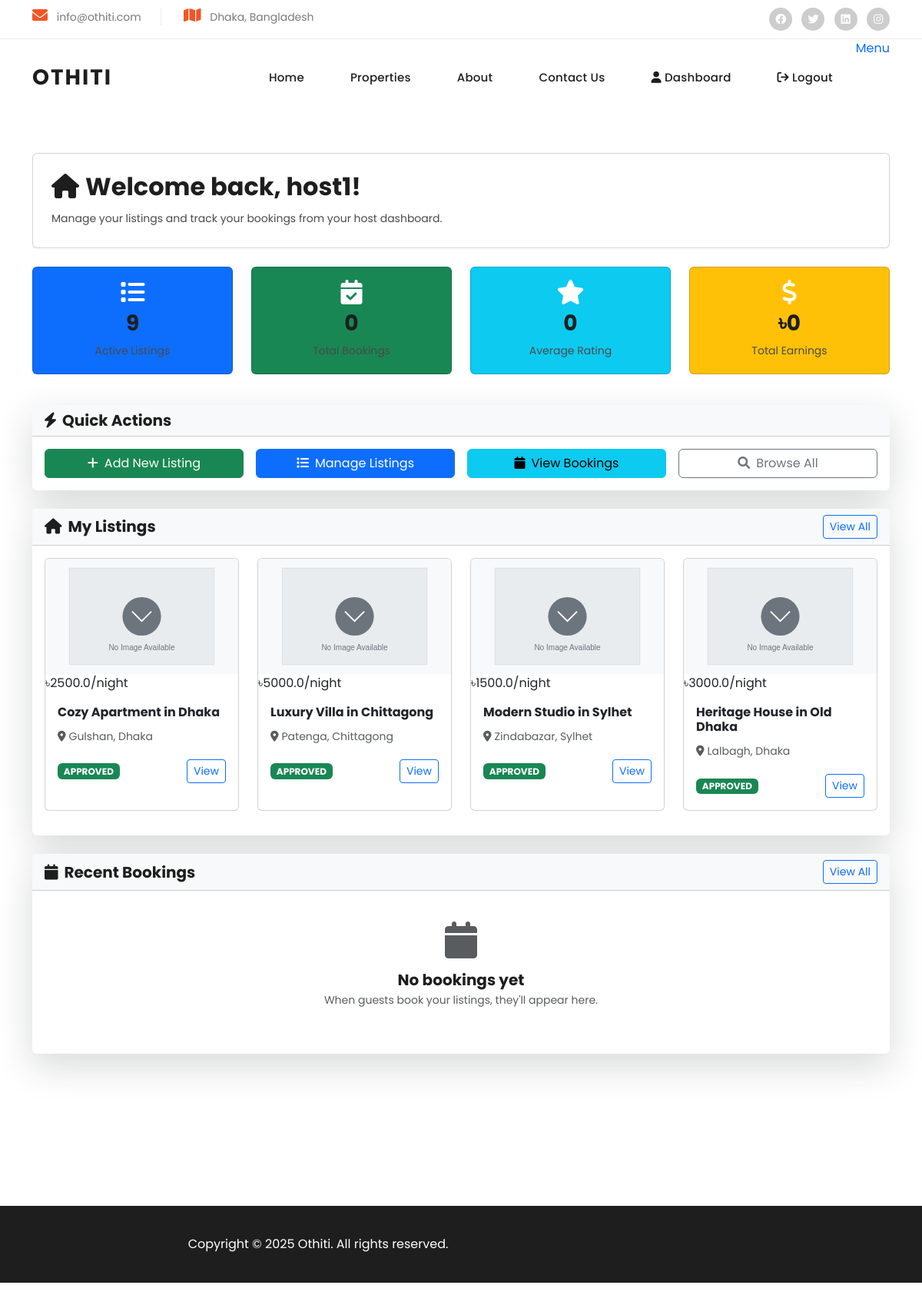
Page /host/dashboard (signed in) on the earlier database version.
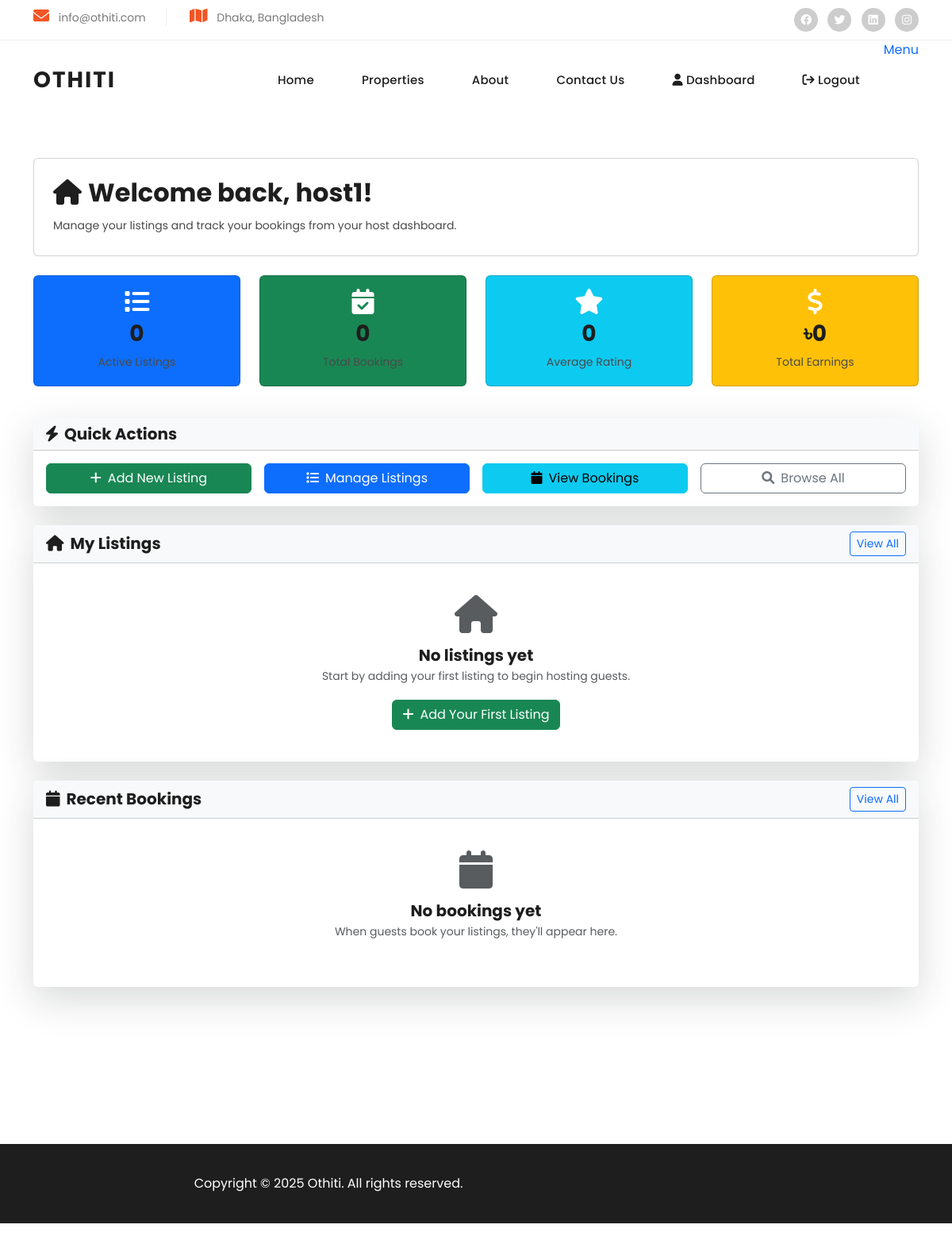
Same page on the later database version.
### app/models.py (models this page shows, shortened)
class Listing(db.Model):
    id = db.Column(db.Integer, primary_key=True)
    title = db.Column(db.String(120), nullable=False)
    location = db.Column(db.String(120), nullable=False)
    description = db.Column(db.Text, nullable=False)
    price_per_night = db.Column(db.Float, nullable=False)
    guest_capacity = db.Column(db.Integer)
    bedrooms = db.Column(db.Integer)
    bathrooms = db.Column(db.Integer)
    house_rules = db.Column(db.Text)
    image_filename = db.Column(db.String(255))  # Primary image
    status = db.Column(db.Enum(ListingStatus), default=ListingStatus.DRAFT)
    created_at = db.Column(db.DateTime, default=datetime.utcnow)
    updated_at = db.Column(db.DateTime, onupdate=datetime.utcnow)
    user_id = db.Column(db.Integer, db.ForeignKey('user.id'), nullable=False)
    bookings = db.relationship('Booking', backref='listing', lazy=True)
    images = db.relationship('ListingImage', backref='listing', lazy=True)
    reviews = db.relationship('Review', backref='listing', lazy=True)

### app/routes/host_routes.py (the view)
@host_bp.route('/dashboard')
@login_required
def dashboard():
    if current_user.role != 'host':
        flash('Access denied. Host privileges required.', 'error')
        return redirect(url_for('public.index'))
    listings = Listing.query.filter_by(user_id=current_user.id).all()
    host_bookings = Booking.query.join(Listing).filter(Listing.user_id == current_user.id).all()
    total_bookings = len(host_bookings)
    reviews = Review.query.join(Listing).filter(Listing.user_id == current_user.id).all()
    if reviews:
        avg_rating = sum(review.rating for review in reviews) / len(reviews)
    else:
        avg_rating = 0
    total_earnings = sum(booking.total_price for booking in host_bookings if booking.status.value == 'CONFIRMED')
    recent_bookings = Booking.query.join(Listing).filter(Listing.user_id == current_user.id)\
        .order_by(Booking.created_at.desc()).limit(5).all()
    return render_template('host/host_dashboard.html',
                         listings=listings,
                         total_bookings=total_bookings,
                         avg_rating=round(avg_rating, 1),
                         total_earnings=total_earnings,
                         recent_bookings=recent_bookings)

### app/templates/host/host_dashboard.html (shortened to what the changed rows need)
{% extends "base.html" %}
{% block content %}
<div class="container py-5">
    <div class="row mb-4">
        <div class="col-12">
            <div class="card bg-gradient-primary text-white">
                <div class="card-body p-4">
                    <h2 class="mb-2">
                        <i class="fas fa-home me-2"></i>Welcome back, {{ current_user.username }}!
                    </h2>
                </div>
            </div>
        </div>
    </div>
    <div class="row mb-4">
        <div class="col-md-3 mb-3">
            <div class="card bg-primary text-white">
                <div class="card-body text-center">
                    <i class="fas fa-list fa-2x mb-2"></i>
                    <h3 class="mb-1">{{ listings|length }}</h3>
                    <p class="mb-0">Active Listings</p>
                </div>
            </div>
        </div>
    </div>
    <div class="row mb-4">
        <div class="col-12">
            <div class="card shadow-lg border-0">
                <div class="card-body">
                    {% if listings %}
                        <div class="row">
                            {% for listing in listings[:4] %}
                            <div class="col-md-6 col-lg-3 mb-3">
                                <div class="card h-100">
                                    <div class="listing-image">
                                        {% if listing.image_filename %}
                                            <img src="{{ url_for('static', filename='uploads/' + listing.image_filename) }}"
                                                 alt="{{ listing.title }}" class="card-img-top" style="height: 150px; object-fit: cover;">
                                        {% else %}
                                            <img src="{{ url_for('static', filename='images/default-listing.svg') }}"
                                                 alt="{{ listing.title }}" class="card-img-top" style="height: 150px; object-fit: cover;">
                                        {% endif %}
                                        <div class="listing-price">৳{{ listing.price_per_night }}/night</div>
                                    </div>
                                    <div class="card-body">
                                        <h6 class="card-title">{{ listing.title }}</h6>
                                        <p class="card-text text-muted small">
                                            <i class="fas fa-map-marker-alt me-1"></i>{{ listing.location }}
                                        </p>
                                        <div class="d-flex justify-content-between align-items-center">
                                            <span class="badge bg-{{ 'success' if listing.status.value == 'APPROVED' else 'warning' }}">
                                                {{ listing.status.value }}
                                            </span>
                                            <a href="{{ url_for('listings.listing_detail', id=listing.id) }}"
                                               class="btn btn-sm btn-outline-primary">View</a>
                                        </div>
                                    </div>
                                </div>
                            </div>
                            {% endfor %}
                        </div>
                    {% else %}
                        <div class="text-center py-4">
                            <i class="fas fa-home fa-3x text-muted mb-3"></i>
                            <h5>No listings yet</h5>
                            <p class="text-muted">Start by adding your first listing to begin hosting guests.</p>
                            <a href="{{ url_for('host.add_listing') }}" class="btn btn-success">
                                <i class="fas fa-plus me-2"></i>Add Your First Listing
                            </a>
                        </div>
                    {% endif %}
                </div>
            </div>
        </div>
    </div>
</div>
{% endblock %}

Differences in the rows shown:
removed Listing: price_per_night "2500.0", title "Cozy Apartment in Dhaka", location "Gulshan, Dhaka", status.value "APPROVED"
removed Listing: price_per_night "5000.0", title "Luxury Villa in Chittagong", location "Patenga, Chittagong", status.value "APPROVED"
removed Listing: price_per_night "1500.0", title "Modern Studio in Sylhet", location "Zindabazar, Sylhet", status.value "APPROVED"
removed Listing: price_per_night "3000.0", title "Heritage House in Old Dhaka", location "Lalbagh, Dhaka", status.value "APPROVED"
Other differences:
{{ listings|length }}: "9" → "0"
text now shown: "No listings yet Start by adding your first listing to begin hosting guests. Add Your First Listing"
